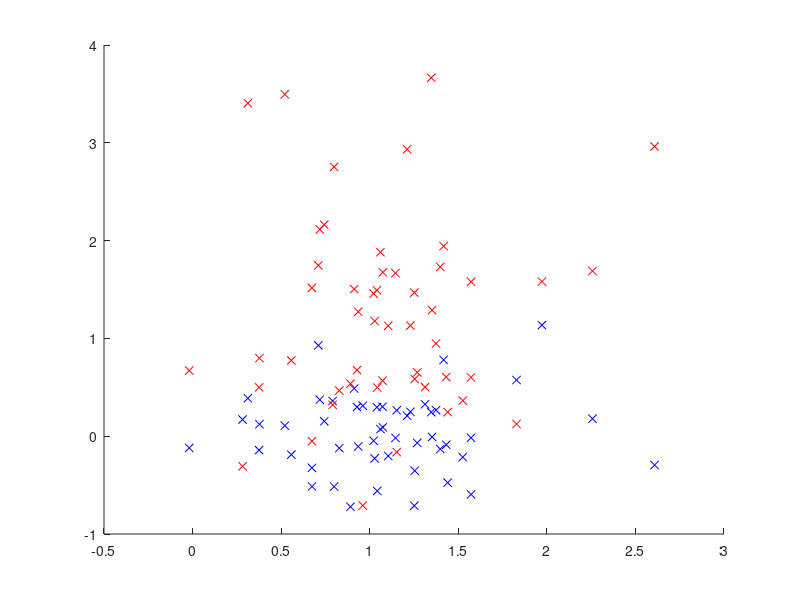
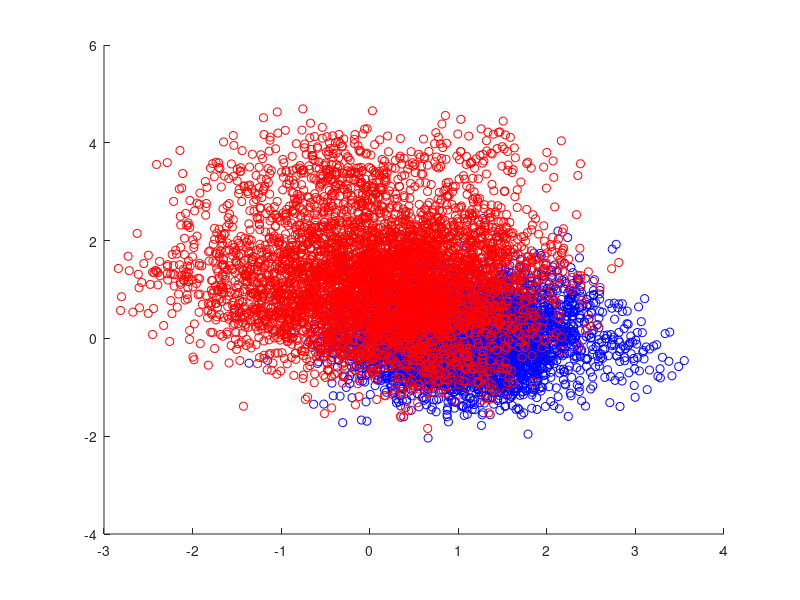

These charts were generated, in order, by the following MATLAB code:
%% Part A.1
clc;
clear all;

I = eye(2);
% Generate the means for red and blue data centres using (1,0) and (0,1).
% Gaussian Mixture Model
mBlue = mvnrnd([1,0]', I/5,50);
mRed = mvnrnd([0,1]', I,50);

figure(1);
hold on;
plot(mBlue(:,1),mBlue(:,2),'bx');
plot(mBlue(:,1),mRed(:,2),'rx');

%% Part A.2

% Generate datapoints for individual means m1,m2......m10 where 1-5 is blue
% and 6-10 is for blue.
dataPointBlue = null(2,1)
dataPointRed = null(2,1)
for i = 1:length(mBlue)
    mDataPoint = mBlue(i,:);
    dataPointBlue = [dataPointBlue; mvnrnd(mDataPoint,I/5,100)]
end


for i = 1:length(mRed)
    mDataPoint = mRed(i,:);
    dataPointRed = [dataPointRed; mvnrnd(mDataPoint,I/5,100)]
end


figure(2);
hold on;
plot(dataPointBlue(:,1),dataPointBlue(:,2),'bo');
plot(dataPointRed(:,1),dataPointRed(:,2),'ro');
